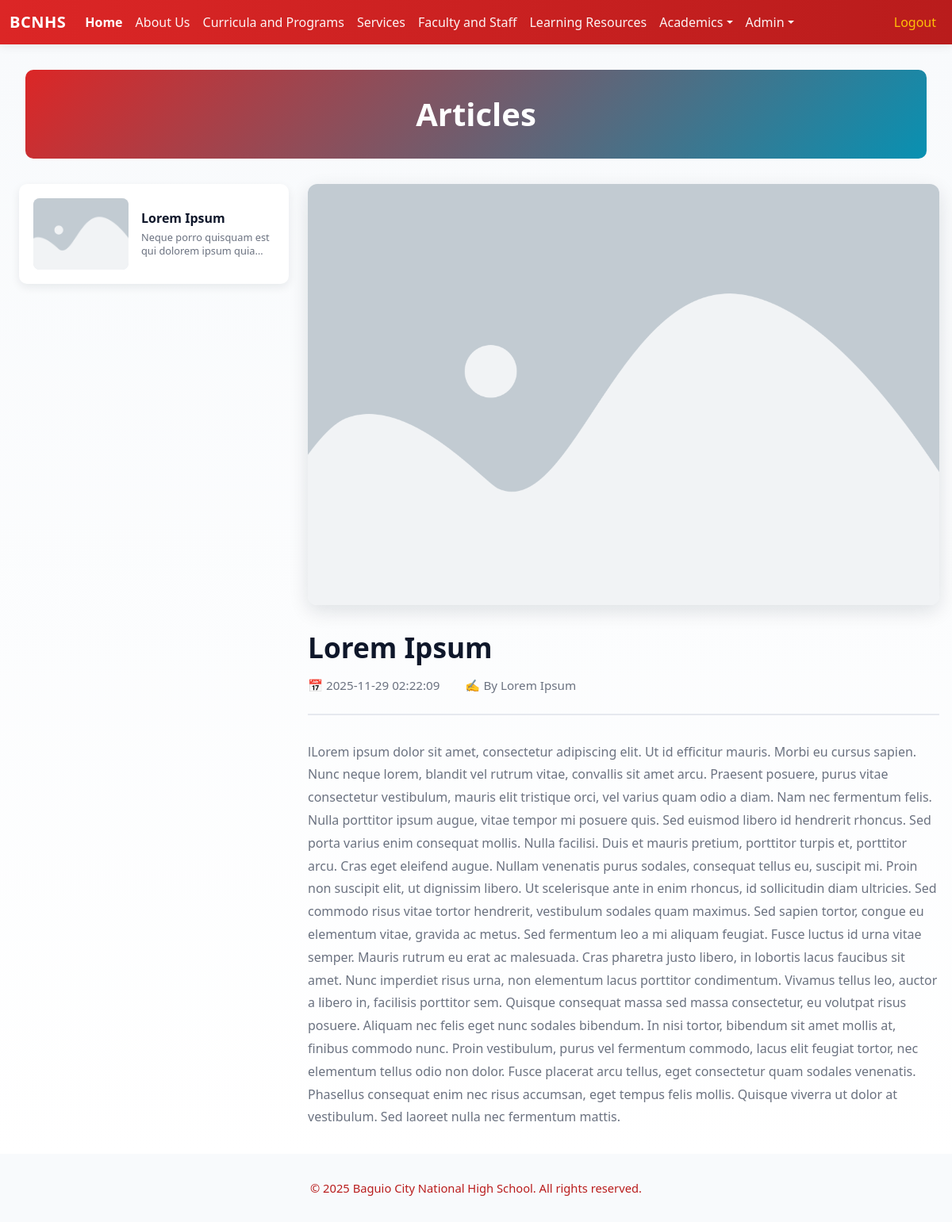
The page /articles/index.php (signed in) on the database its author committed.
### tables this page shows
CREATE TABLE `articles` (
  `id` int(11) NOT NULL,
  `title` text NOT NULL,
  `overview` text NOT NULL,
  `content` text NOT NULL,
  `date` timestamp NOT NULL DEFAULT current_timestamp() ON UPDATE current_timestamp(),
  `author` text NOT NULL,
  `created_by` int(11) DEFAULT NULL,
  `imgPath` text NOT NULL
);

### functions/functions.php (called while the page is built, shortened)
<?php
class Database {
    private $pdo;
    public function __construct() {
        $host = 'localhost';
        $user = 'root';
        $pass = '';
        $dbname = 'bcnhs';
        $charset = 'utf8mb4';
        try {
            $dsn = "mysql:host=$host;dbname=$dbname;charset=$charset";
            $options = [
                PDO::ATTR_ERRMODE            => PDO::ERRMODE_EXCEPTION,
                PDO::ATTR_DEFAULT_FETCH_MODE => PDO::FETCH_ASSOC,
                PDO::ATTR_EMULATE_PREPARES   => false,
            ];
            $this->pdo = new PDO($dsn, $user, $pass, $options);
        } catch (PDOException $e) {
            die("connection failed: " . $e->getMessage());
        }
    }
    public function getPDO() {
        return $this->pdo;
    }
}
class ArticlesModule {
    private $pdo;
    public function __construct() {
        $db = new Database();
        $this->pdo = $db->getPDO();
    }
    public function fetchArticles() {
        $fetch = $this->pdo->query("SELECT * FROM articles");
        return $fetch->fetchAll();
    }
}
?>

### articles/index.php (the view, shortened to what this page needs)
<?php
include('../functions/functions.php');
$articlesModule = new ArticlesModule();
$articles = $articlesModule->fetchArticles();
?>
<!DOCTYPE html>
<html lang="en">
<head>
    <link href="../node_modules/bootstrap/dist/css/bootstrap.min.css" rel="stylesheet">
    <link href="../css/style.css" rel="stylesheet">
</head>
<body>
    <?php include('../includes/header.php'); ?>
    <main class="articles-main">
        <h1 style="text-align: center; margin-bottom: 2rem; font-size: 2.5rem; font-weight: 700; color: white; background: linear-gradient(135deg, var(--color-primary), var(--color-secondary)); padding: 2rem 1rem; border-radius: 10px; margin: 0 1rem 2rem 1rem;">Articles</h1>
        <div class="articles-wrapper">
            <aside class="articles-sidebar">
                <div class="articles-list">
                    <?php foreach($articles as $index => $article) {?>
                    <a href="#article-<?php echo $index; ?>" class="article-card-link <?php echo $index === 0 ? 'active' : ''; ?>" data-article="<?php echo $index; ?>">
                        <div class="article-card">
                            <div class="article-card-image">
                                <img src="../uploads/articles/<?php echo $article['imgPath'] ?>" alt="<?php echo $article['title'] ?>" />
                            </div>
                            <div class="article-card-content">
                                <h3 class="article-card-title"><?php echo $article['title'] ?></h3>
                                <p class="article-card-overview"><?php echo substr($article['overview'] ?? $article['content'], 0, 100) . '...' ?></p>
                            </div>
                        </div>
                    </a>
                    <?php } ?>
                </div>
            </aside>
            <section class="articles-content">
                <?php foreach($articles as $index => $article) { ?>
                <div id="article-<?php echo $index; ?>" class="article-detail <?php echo $index === 0 ? 'active' : ''; ?>">
                    <div class="article-headline-image" style="height: max-content;">
                        <img src="../uploads/articles/<?php echo $article['imgPath'] ?>" alt="<?php echo $article['title'] ?>" />
                    </div>
                    <h1 class="article-title"><?php echo $article['title'] ?></h1>
                    <div class="article-meta">
                        <span class="article-date">📅 <?php echo $article['date'] ?></span>
                        <span class="article-author">✍️ By <?php echo $article['author'] ?></span>
                    </div>
                    <div class="article-body">
                        <?php echo $article['content'] ?>
                    </div>
                </div>
                <?php } ?>
            </section>
        </div>
    </main>
    <?php
    include('../includes/footer.php'); ?>
</body>
</html>

### css/style.css (style rules this page uses)
:root { --color-primary: #dc2626; --color-primary-600: #b91c1c; --color-primary-100: #ffe6e6; --color-secondary: #0891b2; --color-secondary-600: #046e75; --color-accent: #f97316; --color-bg: #ffffff; --color-surface: #f8fafc; --color-muted: #6b7280; --color-text: #0f172a; --color-border: #e6e9ef; --color-muted-200: #9ca3af; }
body { color: var(--color-text); background: var(--color-bg); }
a { color: var(--color-primary); }
.events-main, .achievements-main, .articles-main { padding: 2rem 1rem; background: linear-gradient(180deg, var(--color-surface), var(--color-bg)); min-height: calc(100vh - 140px); }
.events-wrapper, .achievements-wrapper, .articles-wrapper { max-width: 1400px; margin: 0 auto; display: grid; grid-template-columns: 340px 1fr; gap: 2rem; }
.events-sidebar, .achievements-sidebar, .articles-sidebar { height: fit-content; }
.events-list, .achievements-list, .articles-list { display: flex; flex-direction: column; gap: 1rem; }
.event-card-link, .achievement-card-link, .article-card-link { text-decoration: none; transition: all 0.3s ease; display: block; }
.event-card-link.active, .achievement-card-link.active, .article-card-link.active { transform: translateX(8px); }
.event-card, .achievement-card, .article-card { display: grid; grid-template-columns: 120px 1fr; gap: 1rem; padding: 1rem; background: var(--color-bg); border-radius: 10px; border: 2px solid transparent; box-shadow: 0 4px 12px rgba(12, 22, 43, 0.08); transition: all 0.3s ease; }
.event-card-image, .achievement-card-image, .article-card-image { width: 120px; height: 90px; border-radius: 8px; overflow: hidden; background: var(--color-border); }
.event-card-image img, .achievement-card-image img, .article-card-image img { width: 100%; height: 100%; object-fit: cover; }
.event-card-content, .achievement-card-content, .article-card-content { display: flex; flex-direction: column; justify-content: center; min-width: 0; }
.event-card-title, .achievement-card-title, .article-card-title { font-size: 1rem; font-weight: 700; color: var(--color-text); margin: 0 0 0.4rem 0; line-height: 1.2; word-break: break-word; }
.event-card-overview, .achievement-card-overview, .article-card-overview { font-size: 0.8rem; color: var(--color-muted); margin: 0; line-height: 1.3; display: -webkit-box; -webkit-line-clamp: 2; -webkit-box-orient: vertical; overflow: hidden; }
.events-content, .achievements-content, .articles-content { width: 100%; }
.event-detail, .achievement-detail, .article-detail { display: none; scroll-margin-top: 100px; animation: fadeIn 0.3s ease-in-out; }
.event-detail.active, .achievement-detail.active, .article-detail.active { display: block; }
.event-headline-image, .achievement-headline-image, .article-headline-image { width: 100%; height: 300px; border-radius: 12px; overflow: hidden; margin-bottom: 2rem; box-shadow: 0 8px 24px rgba(12, 22, 43, 0.12); }
.event-headline-image img, .achievement-headline-image img, .article-headline-image img { width: 100%; height: 100%; object-fit: cover; }
.event-title, .achievement-title, .article-title { font-size: 2.2rem; font-weight: 800; color: var(--color-text); margin: 0 0 1rem 0; line-height: 1.2; }
.event-meta, .achievement-meta, .article-meta { display: flex; gap: 2rem; margin-bottom: 2rem; padding-bottom: 1.5rem; border-bottom: 2px solid var(--color-border); flex-wrap: wrap; }
.event-date, .event-location, .achievement-year, .achievement-category, .article-date, .article-author { font-size: 0.95rem; color: var(--color-muted); display: flex; align-items: center; gap: 0.5rem; }
.event-body, .achievement-body, .article-body { font-size: 1rem; line-height: 1.8; color: var(--color-muted); }

### rows shown on the page
articles: imgPath (placeholder picture), title "Lorem Ipsum", overview "Neque porro quisquam est qui dolorem ipsum…", date "2025-11-29 02:22:09", author "Lorem Ipsum", content "lLorem ipsum dolor sit amet, consectetur adipiscing elit. Ut id efficitur mauris. Morbi eu cursus sapien. Nunc neque lorem, blandit vel rutrum vitae, convallis sit amet arcu. Praesent posuere, purus vitae consectetur vestibulum, mauris elit tristique orci, vel varius quam odio a diam. Nam nec fermentum felis. Nulla porttitor ipsum augue, vitae tempor mi posuere quis. Sed euismod libero id hendrerit rhoncus. Sed porta varius enim consequat mollis. Nulla facilisi. Duis et mauris pretium, porttitor turpis et, porttitor arcu. Cras eget eleifend augue. Nullam venenatis purus sodales, consequat tellus eu, suscipit mi. Proin non suscipit elit, ut dignissim libero. Ut scelerisque ante in enim…"
